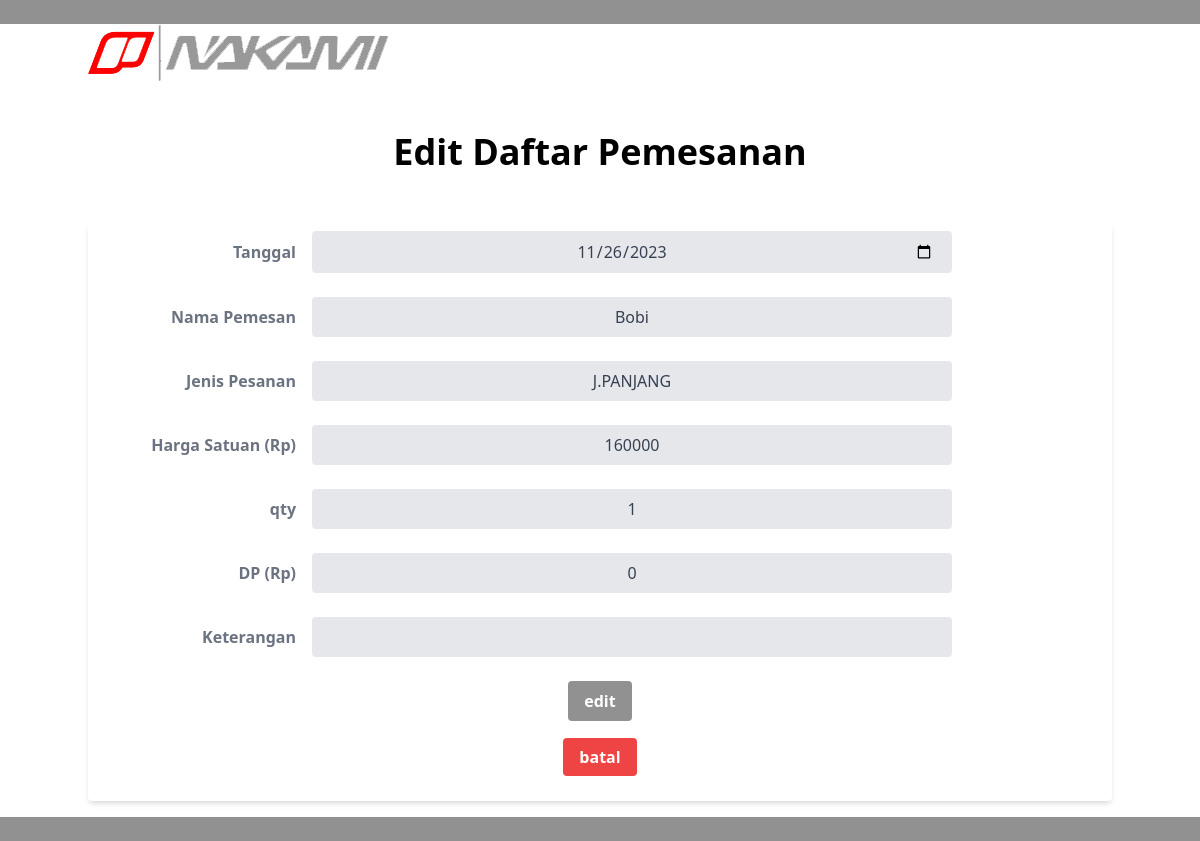
The page /index.php/Admin/edit_pemesanan/1 on the database its author committed.
### tables this page shows
create table daftar_pesanan(
		id int not null primary key auto_increment,
		tanggal date not null,
		nama_pemesan varchar(120) not null,
		jenis_pesanan varchar(100) not null,
		qty int not null,
		harga_satuan bigint not null,
		jumlah bigint not null,
		DP bigint not null,
		keterangan text
		);

### application/controllers/Admin.php (called while the page is built, shortened)
<?php
class Admin extends CI_Controller {
	function edit_pemesanan($id){
			$data['judul']='Edit Daftar Pemesanan';
		$this->load->view('Admin/form_head',$data);
		$data['pemesanan']=$this->Naka->daftar_select('daftar_pesanan',$id)->result();
		$this->load->view('Admin/form_daftar_pemesanan_u',$data);
		$this->load->view('Admin/form_footer');
	}
}

### index.php (called while the page is built, shortened)
<?php
require_once BASEPATH.'core/CodeIgniter.php';

### application/models/Naka.php (called while the page is built, shortened)
<?php
class Naka extends CI_Model {
	function daftar_select($tabel,$id)
	{
		if ($tabel=='daftar_pegawai') {
			$this->db->where('nik',$id);
		}else{
			$this->db->where('id',$id);
		}
		$data = $this->db->get($tabel);
		return($data);
	}
}
?>

### application/views/Admin/form_daftar_pemesanan_u.php (the view, shortened to what this page needs)
<?php
foreach ($pemesanan as $key) {
	?>
<div class="container mx-auto">
	<img src="<?php echo base_url('Aset/logo-text.png') ?>">
	<center>
		<h2 class="text-4xl font-bold py-[5%]"><?php echo $judul; ?></h2>
		<form class="bg-white shadow-md rounded px-8 pt-2 pb-8 mb-4" action="<?php echo site_url('Admin/update_pemesanan') ?>" method="post">
			  <div class="md:flex md:items-center mb-6">
			    <div class="md:w-1/5">
			      <label class="block text-gray-500 font-bold md:text-right mb-1 md:mb-0 pr-4" for="inline-full-name">
					Tanggal
			      </label>
			    </div>
			    <div class="md:w-2/3">
			      <input class="bg-gray-200 appearance-none border-2 border-gray-200 rounded w-full py-2 px-4 text-gray-700 leading-tight focus:outline-none focus:bg-white focus:border-gray-500" id="inline-full-name" type="date" name="tanggal" value="<?php echo $key->tanggal ?>">
			    </div>
			  </div>
			  <div class="md:flex md:items-center mb-6">
			    <div class="md:w-1/5">
			      <label class="block text-gray-500 font-bold md:text-right mb-1 md:mb-0 pr-4" for="inline-full-name">
					Nama Pemesan
			      </label>
			    </div>
			    <div class="md:w-2/3">
			      <input class="bg-gray-200 appearance-none border-2 border-gray-200 rounded w-full py-2 px-4 text-gray-700 leading-tight focus:outline-none focus:bg-white focus:border-gray-500" id="inline-full-name" type="text" name="nama_pemesan" placeholder="Renra Noviana" value="<?php echo $key->nama_pemesan ?>">
			    </div>
			  </div>
			  <div class="md:flex md:items-center mb-6">
			    <div class="md:w-1/5">
			      <label class="block text-gray-500 font-bold md:text-right mb-1 md:mb-0 pr-4" for="inline-full-name">
					Jenis Pesanan
			      </label>
			    </div>
			    <div class="md:w-2/3">
			      <input class="bg-gray-200 appearance-none border-2 border-gray-200 rounded w-full py-2 px-4 text-gray-700 leading-tight focus:outline-none focus:bg-white focus:border-gray-500" id="inline-full-name" type="text" name="jenis_pesanan" placeholder="J. Panjang" value="<?php echo $key->jenis_pesanan ?>">
			    </div>
			  </div>
			  <div class="md:flex md:items-center mb-6">
			    <div class="md:w-1/5">
			      <label class="block text-gray-500 font-bold md:text-right mb-1 md:mb-0 pr-4" for="inline-full-name">
			 		Harga Satuan (Rp)
			      </label>
			    </div>
			    <div class="md:w-2/3">
			      <input class="bg-gray-200 appearance-none border-2 border-gray-200 rounded w-full py-2 px-4 text-gray-700 leading-tight focus:outline-none focus:bg-white focus:border-gray-500" id="inline-full-name" type="number" name="harga_satuan" value="<?php echo $key->harga_satuan ?>" placeholder="10000">
			    </div>
			  </div>
			  <div class="md:flex md:items-center mb-6">
			    <div class="md:w-1/5">
			      <label class="block text-gray-500 font-bold md:text-right mb-1 md:mb-0 pr-4" for="inline-full-name">
					qty
			      </label>
			    </div>
			    <div class="md:w-2/3">
			      <input class="bg-gray-200 appearance-none border-2 border-gray-200 rounded w-full py-2 px-4 text-gray-700 leading-tight focus:outline-none focus:bg-white focus:border-gray-500" id="inline-full-name" type="number" name="qty" value="<?php echo $key->qty ?>" placeholder="1">
			    </div>
			  </div>
			  <div class="md:flex md:items-center mb-6">
			    <div class="md:w-1/5">
			      <label class="block text-gray-500 font-bold md:text-right mb-1 md:mb-0 pr-4" for="inline-full-name">
			        DP (Rp)
			      </label>
			    </div>
			    <div class="md:w-2/3">
			      <input class="bg-gray-200 appearance-none border-2 border-gray-200 rounded w-full py-2 px-4 text-gray-700 leading-tight focus:outline-none focus:bg-white focus:border-gray-500" id="inline-full-name" type="number" name="DP" value="<?php echo $key->DP ?>" placeholder="50000">
			    </div>
			  </div>
			  <div class="md:flex md:items-center mb-6">
			    <div class="md:w-1/5">
			      <label class="block text-gray-500 font-bold md:text-right mb-1 md:mb-0 pr-4" for="inline-full-name">
					Keterangan
			      </label>
			    </div>
			    <div class="md:w-2/3">
			      <input class="bg-gray-200 appearance-none border-2 border-gray-200 rounded w-full py-2 px-4 text-gray-700 leading-tight focus:outline-none focus:bg-white focus:border-gray-500" id="inline-full-name" type="text" value="<?php echo $key->keterangan ?>" name="keterangan">
			    </div>
			  </div>
		    <div>
		      <input class="bg-[#919191] hover:bg-green-700 text-white font-bold py-2 px-4 rounded focus:outline-none focus:shadow-outline cursor-pointer" type="submit" name="edit" value="edit">
		      <br>
		      <br>
		      <a class="bg-red-500 hover:bg-blue-700 text-white font-bold py-2 px-4 rounded focus:outline-none focus:shadow-outline" href="<?php echo site_url('Admin/daftar_pegawai') ?>">batal</a>
		    </div>
		  </form>
	</center>
</div>
<?php
}	?>

### application/views/Admin/form_head.php (style rules this page uses)
input { text-align: center; }

### rows shown on the page
daftar_pesanan: tanggal "11/26/2023", nama_pemesan "Bobi", jenis_pesanan "J.PANJANG", harga_satuan "160000", qty "1", DP "0"
